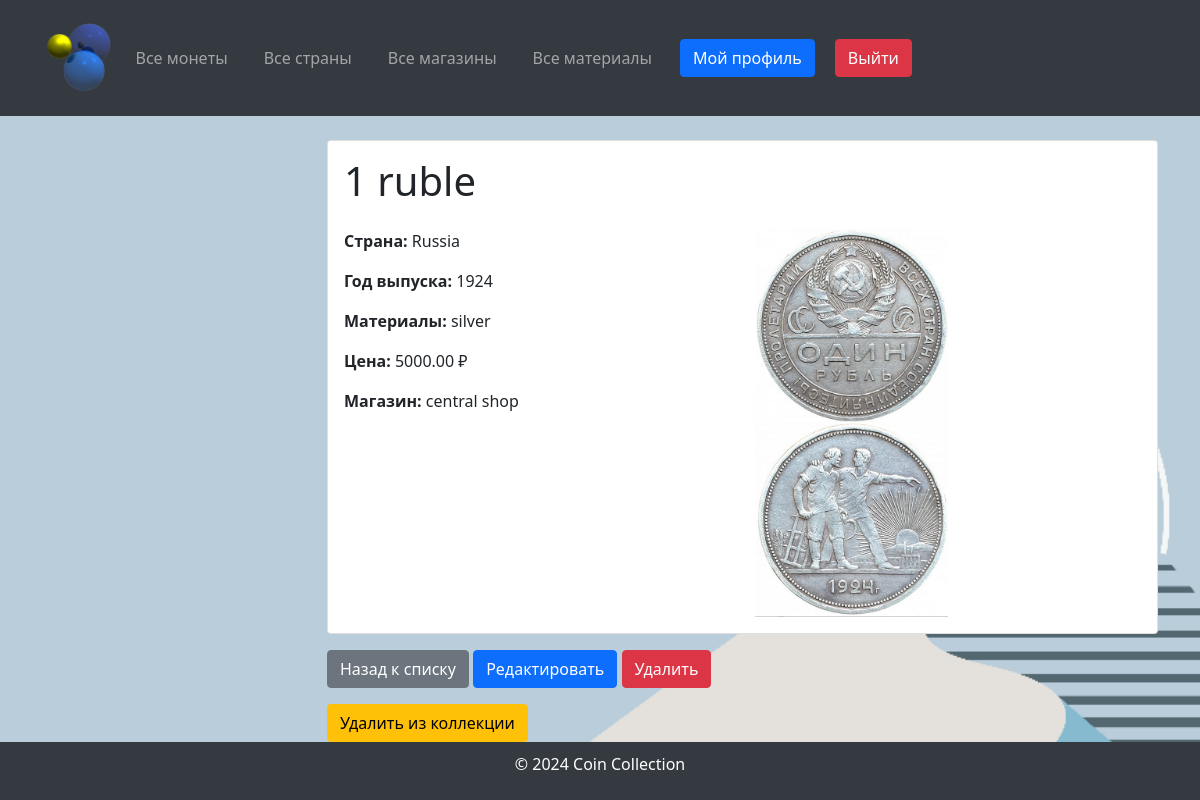
/coin/4/ (signed in), run on the app's committed database.
### coindb/models.py (models this page shows, shortened)
class Coin(models.Model):
    name = models.CharField(max_length=255, verbose_name="Coin Name")
    country = models.ForeignKey(Country, on_delete=models.SET_NULL, blank=True, null=True,
                                verbose_name="Country of Origin")
    year = models.IntegerField(verbose_name="Year of Issue")
    material = models.ManyToManyField(Material, verbose_name="Coin Material")
    price = models.DecimalField(max_digits=10, decimal_places=2, verbose_name="Coin Price")
    imageObverse = models.ImageField(upload_to="coins/", verbose_name="Coin Obverse Image", blank=True, null=True)
    imageReverse = models.ImageField(upload_to="coins/", verbose_name="Coin Reverse Image", blank=True, null=True)
    shop = models.ForeignKey('Shop', on_delete=models.SET_NULL, null=True, blank=True, verbose_name="Shop",
                             related_name="coins")
    class Meta:
        verbose_name = "Coin"
        verbose_name_plural = "Coins"

class Country(models.Model):
    CONTINENT_CHOICES = [
        ("Africa", "Africa"),
        ("Asia", "Asia"),
        ("Europe", "Europe"),
        ("North America", "North America"),
        ("South America", "South America"),
        ("Antarctica", "Antarctica"),
        ("Australia", "Australia"),
    ]
    name = models.CharField(max_length=255, verbose_name="Country Name")
    continent = models.CharField(max_length=20, choices=CONTINENT_CHOICES, verbose_name="Continent")
    code = models.CharField(max_length=10, verbose_name="Country Code", unique=True)
    class Meta:
        verbose_name = "Country"
        verbose_name_plural = "Countries"

class Material(models.Model):
    name = models.CharField(max_length=255, verbose_name="Material Name")
    price = models.DecimalField(max_digits=10, decimal_places=2, verbose_name="Material Price")
    class Meta:
        verbose_name = "Material"
        verbose_name_plural = "Materials"

class Shop(models.Model):
    name = models.CharField(max_length=255, verbose_name="Shop Name")
    location = models.CharField(max_length=255, verbose_name="Shop Location")
    contact_info = models.CharField(max_length=255, verbose_name="Contact Info", default="No Info")
    class Meta:
        verbose_name = "Shop"
        verbose_name_plural = "Shops"

### coindb/views.py (the view)
# urls.py: path('coin/<int:pk>/', views.CoinDetailView.as_view(), name='coin_detail'),
class CoinDetailView(LoginRequiredMixin, DetailView):
    model = Coin
    template_name = 'coin/coin_detail.html'
    context_object_name = 'coin'
    def get_context_data(self, **kwargs):
        context = super().get_context_data(**kwargs)
        coin = self.object
        if self.request.user.is_authenticated:
            is_in_collection = CoinCollection.objects.filter(user=self.request.user, coin=coin).exists()
            context['is_in_collection'] = is_in_collection
        else:
            context['is_in_collection'] = False
        return context

### templates/coin/coin_detail.html (shortened to what this page needs)
{% extends 'base.html' %}
{% block content %}
    <div class="card">
        <div class="card-body">
            <h1 class="mb-4">{{ coin.name }}</h1>
            <div class="row">
                <div class="col-md-6">
                    <p><strong>Страна:</strong> {% if coin.country %}
                        {{ coin.country.name }}
                    {% else %}
                        Не указано
                    {% endif %}</p>
                    <p><strong>Год выпуска:</strong> {{ coin.year }}</p>
                    <p><strong>Материалы:</strong>
                        {% for material in coin.material.all %}
                            {{ material.name }}{% if not forloop.last %}, {% endif %}
                        {% endfor %}
                    </p>
                    <p><strong>Цена:</strong> {{ coin.price }} ₽</p>
                    <p><strong>Магазин:</strong>
                        {% if coin.shop %}
                            {{ coin.shop.name }}
                        {% else %}
                            Не привязано
                        {% endif %}
                    </p>
                </div>
                <div class="col-md-6">
                    <div class="col-md-6">
                        {% if coin.imageObverse %}
                            <img src="{{ coin.imageObverse.url }}" alt="Аверс монеты" class="img-fluid"/>
                        {% endif %}
                        {% if coin.imageReverse %}
                            <img src="{{ coin.imageReverse.url }}" alt="Реверс монеты" class="img-fluid"/>
                        {% endif %}
                    </div>
                </div>
            </div>
        </div>
    </div>
    <a href="{% url 'coin_list' %}" class="btn btn-secondary mt-3">Назад к списку</a>
    <a href="{% url 'coin_edit' coin.pk %}" class="btn btn-primary mt-3">Редактировать</a>
    <a href="{% url 'coin_delete' coin.pk %}" class="btn btn-danger mt-3">Удалить</a>
    {% if user.is_authenticated %}
        <form action="{% url 'toggle_collection' coin.pk %}" method="post" class="mt-3">
            {% if is_in_collection %}
                <button type="submit" class="btn btn-warning">Удалить из коллекции</button>
            {% else %}
                <button type="submit" class="btn btn-success">Добавить в коллекцию</button>
            {% endif %}
        </form>
    {% else %}
        <p class="text-muted mt-3">Для добавления в коллекцию, пожалуйста, войдите в систему.</p>
    {% endif %}
{% endblock %}

### templates/base.html (style rules this page uses)
body, html { display: flex; flex-direction: column; min-height: 100vh; margin: 0; }
body { background-image: url("/media/background.png"); background-size: cover; background-repeat: no-repeat; background-position: center; }

### data on the page
Coin: name "1 ruble", country.name "Russia", year "1924", price "5000.00", shop.name "central shop", imageObverse (picture), imageReverse (picture)
Material: name "silver"
